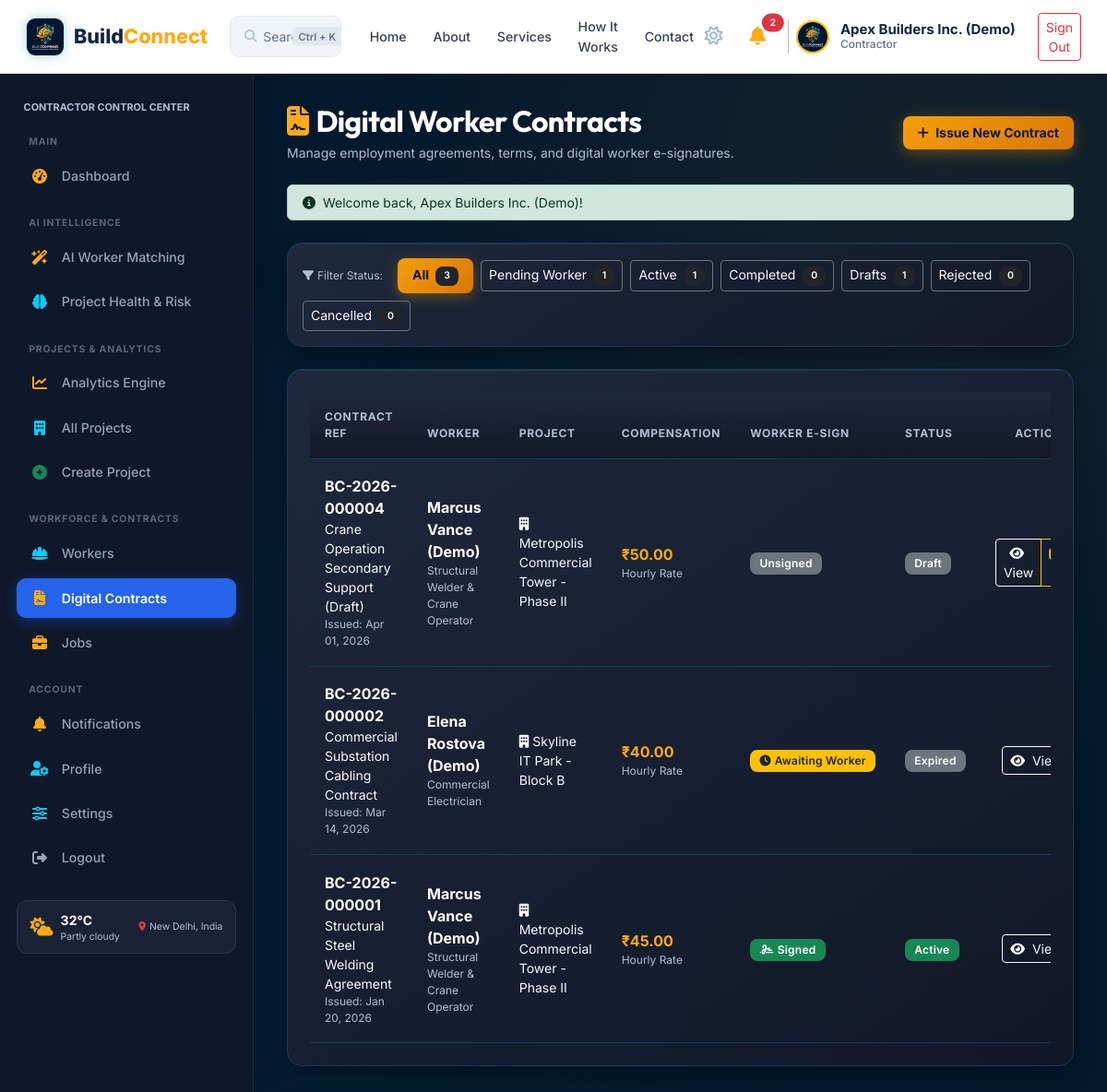
/contractor/contracts.php (signed in), run on the app's committed database.
### tables this page shows
CREATE TABLE IF NOT EXISTS users (
    id INT AUTO_INCREMENT PRIMARY KEY,
    name VARCHAR(100) NOT NULL,
    email VARCHAR(150) UNIQUE NOT NULL,
    password VARCHAR(255) NOT NULL,
    role ENUM('admin', 'contractor', 'worker', 'client') NOT NULL,
    phone VARCHAR(30) DEFAULT NULL,
    avatar VARCHAR(255) DEFAULT 'default_avatar.png',
    status ENUM('active', 'inactive', 'suspended') DEFAULT 'active',
    created_at TIMESTAMP DEFAULT CURRENT_TIMESTAMP,
    updated_at TIMESTAMP DEFAULT CURRENT_TIMESTAMP ON UPDATE CURRENT_TIMESTAMP,
    INDEX idx_user_email (email),
    INDEX idx_user_role (role),
    INDEX idx_user_created (created_at)
);

CREATE TABLE IF NOT EXISTS contracts (
    id INT AUTO_INCREMENT PRIMARY KEY,
    project_id INT NOT NULL,
    job_id INT DEFAULT NULL,
    job_application_id INT DEFAULT NULL,
    contractor_id INT NOT NULL,
    worker_id INT NOT NULL,
    contract_number VARCHAR(50) UNIQUE DEFAULT NULL,
    title VARCHAR(150) NOT NULL,
    description TEXT DEFAULT NULL,
    terms TEXT NOT NULL,
    payment_type ENUM('hourly', 'daily', 'fixed') DEFAULT 'hourly',
    payment_amount DECIMAL(10,2) NOT NULL DEFAULT 0.00,
    pay_amount DECIMAL(10,2) NOT NULL DEFAULT 0.00,
    working_hours VARCHAR(100) DEFAULT '8 hours/day, Mon-Fri',
    start_date DATE DEFAULT NULL,
    end_date DATE DEFAULT NULL,
    contractor_signature TEXT DEFAULT NULL,
    worker_signature TEXT DEFAULT NULL,
    contractor_signed_at DATETIME DEFAULT NULL,
    worker_signed_at DATETIME DEFAULT NULL,
    rejection_reason TEXT DEFAULT NULL,
    status ENUM('draft', 'pending', 'active', 'completed', 'cancelled', 'rejected', 'expired') DEFAULT 'draft',
    created_at TIMESTAMP DEFAULT CURRENT_TIMESTAMP,
    updated_at TIMESTAMP DEFAULT CURRENT_TIMESTAMP ON UPDATE CURRENT_TIMESTAMP,
    signed_at DATETIME DEFAULT NULL,
    FOREIGN KEY (project_id) REFERENCES projects(id) ON DELETE CASCADE,
    FOREIGN KEY (contractor_id) REFERENCES users(id) ON DELETE CASCADE,
    FOREIGN KEY (worker_id) REFERENCES users(id) ON DELETE CASCADE,
    FOREIGN KEY (job_id) REFERENCES jobs(id) ON DELETE SET NULL,
    INDEX idx_contract_status (status),
    INDEX idx_contract_created (created_at)
);

CREATE TABLE IF NOT EXISTS workers (
    id INT AUTO_INCREMENT PRIMARY KEY,
    user_id INT UNIQUE NOT NULL,
    trade_title VARCHAR(100) DEFAULT 'General Construction Specialist',
    experience_years INT DEFAULT 0,
    hourly_rate DECIMAL(10,2) DEFAULT 35.00,
    daily_rate DECIMAL(10,2) DEFAULT 280.00,
    bio TEXT,
    city VARCHAR(100) DEFAULT 'San Francisco',
    state VARCHAR(100) DEFAULT NULL,
    address TEXT DEFAULT NULL,
    availability_status ENUM('available', 'partially_available', 'not_available') DEFAULT 'available',
    preferred_work_type VARCHAR(100) DEFAULT 'Full-Time',
    preferred_location VARCHAR(150) DEFAULT NULL,
    available_from_date DATE DEFAULT NULL,
    verification_status ENUM('pending', 'approved', 'rejected') DEFAULT 'pending',
    verified_at DATETIME DEFAULT NULL,
    verified_by_user_id INT DEFAULT NULL,
    rating_avg DECIMAL(3,2) DEFAULT 5.00,
    reviews_count INT DEFAULT 0,
    created_at TIMESTAMP DEFAULT CURRENT_TIMESTAMP,
    updated_at TIMESTAMP DEFAULT CURRENT_TIMESTAMP ON UPDATE CURRENT_TIMESTAMP,
    FOREIGN KEY (user_id) REFERENCES users(id) ON DELETE CASCADE,
    FOREIGN KEY (verified_by_user_id) REFERENCES users(id) ON DELETE SET NULL,
    INDEX idx_worker_verification (verification_status)
);

CREATE TABLE IF NOT EXISTS projects (
    id INT AUTO_INCREMENT PRIMARY KEY,
    contractor_id INT NOT NULL,
    client_id INT DEFAULT NULL,
    title VARCHAR(150) NOT NULL,
    description TEXT,
    location VARCHAR(200) NOT NULL,
    address VARCHAR(255) DEFAULT NULL,
    city VARCHAR(100) DEFAULT 'Ahmedabad',
    state VARCHAR(100) DEFAULT 'Gujarat',
    postal_code VARCHAR(20) DEFAULT '380054',
    location_lat DECIMAL(10,7) DEFAULT 23.0225,
    location_lng DECIMAL(10,7) DEFAULT 72.5714,
    budget DECIMAL(12,2) NOT NULL,
    start_date DATE DEFAULT NULL,
    end_date DATE DEFAULT NULL,
    status ENUM('pending', 'planning', 'active', 'in_progress', 'on_hold', 'completed', 'cancelled') DEFAULT 'in_progress',
    progress_percent INT DEFAULT 0,
    qr_code_token VARCHAR(64) UNIQUE,
    created_at TIMESTAMP DEFAULT CURRENT_TIMESTAMP,
    updated_at TIMESTAMP DEFAULT CURRENT_TIMESTAMP ON UPDATE CURRENT_TIMESTAMP,
    FOREIGN KEY (contractor_id) REFERENCES users(id) ON DELETE CASCADE,
    FOREIGN KEY (client_id) REFERENCES users(id) ON DELETE SET NULL,
    INDEX idx_project_status (status),
    INDEX idx_project_city (city),
    INDEX idx_project_state (state),
    INDEX idx_project_coords (location_lat, location_lng),
    INDEX idx_project_created (created_at)
);

### contractor/contracts.php (the view, shortened to what the rows shown need)
<?php
require_once __DIR__ . '/../includes/auth.php';
require_once __DIR__ . '/../includes/header.php';
require_once __DIR__ . '/../includes/navbar.php';
$user = get_logged_user();
$db = getDB();
$where_clause = "WHERE c.contractor_id = ?";
$params = [$user['id']];
$stmt = $db->prepare("
    SELECT c.*, p.title as project_title, u.name as worker_name, u.email as worker_email, w.trade_title
    FROM contracts c
    JOIN projects p ON c.project_id = p.id
    JOIN users u ON c.worker_id = u.id
    LEFT JOIN workers w ON u.id = w.user_id
    {$where_clause}
    ORDER BY c.id DESC
");
$stmt->execute($params);
$contracts = $stmt->fetchAll();
?>
<div class="bc-layout">
    <?php require_once __DIR__ . '/../includes/sidebar.php'; ?>
    <main class="bc-main-content">
        <div class="d-flex justify-content-between align-items-center mb-4">
            <div>
                <h1 class="h2 fw-bold text-white mb-1"><i class="fa-solid fa-file-contract text-warning me-2"></i>Digital Worker Contracts</h1>
            </div>
        </div>
        <div class="bc-card p-4">
            <?php if (empty($contracts)): ?>
                <div class="text-center text-muted py-5">
                    <i class="fa-solid fa-file-signature fs-1 opacity-25 mb-3"></i>
                    <p class="mb-2">No digital contracts found matching current criteria.</p>
                    <a href="<?= BASE_URL ?>/contractor/create-contract.php" class="btn btn-outline-warning btn-sm mt-2">
                        Create New Contract
                    </a>
                </div>
            <?php else: ?>
                <div class="table-responsive">
                    <table class="table table-custom align-middle mb-0">
                        <thead>
                            <tr>
                                <th>Contract Ref</th>
                                <th>Worker</th>
                                <th>Project</th>
                                <th>Compensation</th>
                                <th>Worker E-Sign</th>
                                <th>Status</th>
                                <th class="text-end">Actions</th>
                            </tr>
                        </thead>
                        <tbody>
                            <?php foreach ($contracts as $ct):
                                $expired = is_contract_expired($ct);
                                $status_display = $expired ? 'expired' : $ct['status'];
                            ?>
                                <tr>
                                    <td>
                                        <div class="fw-bold text-white"><?= sanitize($ct['contract_number'] ?: ('#CT-' . $ct['id'])) ?></div>
                                        <div class="text-light small"><?= sanitize($ct['title']) ?></div>
                                        <div class="text-muted extra-small">Issued: <?= format_date($ct['created_at']) ?></div>
                                    </td>
                                    <td>
                                        <div class="fw-bold text-white"><?= sanitize($ct['worker_name']) ?></div>
                                        <div class="text-muted extra-small"><?= sanitize($ct['trade_title'] ?? 'Worker') ?></div>
                                    </td>
                                    <td class="small text-muted">
                                        <i class="fa-solid fa-building me-1"></i><?= sanitize($ct['project_title']) ?>
                                    </td>
                                    <td>
                                        <div class="fw-bold text-warning"><?= format_currency($ct['payment_amount'] ?: $ct['pay_amount']) ?></div>
                                        <div class="text-muted extra-small text-capitalize"><?= sanitize($ct['payment_type']) ?> rate</div>
                                    </td>
                                    <td>
                                        <?php if (!empty($ct['worker_signature'])): ?>
                                            <span class="badge bg-success" title="Signed: <?= format_datetime($ct['worker_signed_at']) ?>">
                                                <i class="fa-solid fa-signature me-1"></i>Signed
                                            </span>
                                        <?php elseif ($ct['status'] === 'pending'): ?>
                                            <span class="badge bg-warning text-dark"><i class="fa-solid fa-clock me-1"></i>Awaiting Worker</span>
                                        <?php else: ?>
                                            <span class="badge bg-secondary">Unsigned</span>
                                        <?php endif; ?>
                                    </td>
                                    <td>
                                        <span class="badge <?= get_status_badge_class($status_display) ?> text-capitalize">
                                            <?= sanitize($status_display) ?>
                                        </span>
                                    </td>
                                    <td class="text-end">
                                        <div class="btn-group btn-group-sm">
                                            <a href="<?= BASE_URL ?>/contractor/contract-details.php?id=<?= $ct['id'] ?>" class="btn btn-outline-light" title="View Digital Contract">
                                                <i class="fa-solid fa-eye me-1"></i> View
                                            </a>
                                            <?php if ($ct['status'] === 'draft'): ?>
                                                <a href="<?= BASE_URL ?>/contractor/edit-contract.php?id=<?= $ct['id'] ?>" class="btn btn-outline-warning" title="Edit Draft">
                                                </a>
                                            <?php endif; ?>
                                        </div>
                                    </td>
                                </tr>
                            <?php endforeach; ?>
                        </tbody>
                    </table>
                </div>
            <?php endif; ?>
        </div>
    </main>
</div>
<?php require_once __DIR__ . '/../includes/footer.php'; ?>

### includes/navbar.php (shortened to what the rows shown need)
<?php
$user = get_logged_user();
?>
<nav class="bc-navbar bc-navbar-modern d-flex align-items-center justify-content-between">
    <div class="d-flex align-items-center gap-3">
        <?php if ($user):
            $unread_count = get_unread_notification_count($user['id']);
            $user_role_label = ucfirst($user['role']);
            if ($user['role'] === 'admin') $user_role_label = 'Executive Admin';
            elseif ($user['role'] === 'client') $user_role_label = 'Client';
            elseif ($user['role'] === 'worker') $user_role_label = 'Worker';
            elseif ($user['role'] === 'contractor') $user_role_label = 'Contractor';
            $user_avatar = (!empty($user['avatar']) && file_exists(__DIR__ . '/../assets/images/' . $user['avatar'])) ? $user['avatar'] : 'logo.png';
        ?>
            <button class="btn btn-sm btn-link text-slate-400 p-1 text-decoration-none d-none d-sm-inline-block" type="button" title="Toggle Light/Dark Theme">
                <i class="fa-regular fa-sun fs-5" style="color: #9FB6CF;"></i>
            </button>
            <div class="dropdown">
                <button class="btn btn-outline-secondary btn-sm position-relative text-light border-0" type="button" id="notifDropdown" data-bs-toggle="dropdown" aria-expanded="false">
                    <i class="fa-solid fa-bell text-warning fs-5" style="color: #FFAA16 !important;"></i>
                    <?php if ($unread_count > 0): ?>
                        <span class="position-absolute top-0 start-100 translate-middle badge rounded-pill bg-danger" style="font-size: 0.65rem;">
                            <?= $unread_count ?>
                        </span>
                    <?php endif; ?>
                </button>
            </div>
            <div class="d-flex align-items-center gap-2 ps-2 border-start border-secondary border-opacity-50">
                <img src="<?= BASE_URL ?>/assets/images/<?= sanitize($user_avatar) ?>" alt="Avatar" class="rounded-circle border border-2 border-warning" style="width: 36px; height: 36px; object-fit: cover;">
                <div class="profile-info text-start d-flex flex-column justify-content-center ms-1 me-1" style="line-height: 1.2; min-width: 130px; flex-shrink: 0; display: flex !important; visibility: visible !important; opacity: 1 !important;">
                    <div class="fw-bold profile-name bc-user-name" style="color: #0F2740 !important; font-weight: 700 !important; font-size: 15px !important; opacity: 1 !important; visibility: visible !important; display: block !important; white-space: nowrap;"><?= sanitize($user['name'] ?? 'User') ?></div>
                    <div class="extra-small profile-role bc-user-role" style="color: #64748B !important; font-size: 12px !important; font-weight: 500 !important; opacity: 1 !important; visibility: visible !important; display: block !important; white-space: nowrap;"><?= sanitize($user_role_label) ?></div>
                </div>
            </div>
            <a href="<?= BASE_URL ?>/logout.php" class="btn btn-outline-danger btn-sm ms-1">Sign Out</a>
        <?php endif; ?>
    </div>
</nav>

### includes/sidebar.php (shortened to what the rows shown need)
<?php
$user = get_logged_user();
$is_worker = ($user && isset($user['role']) && $user['role'] === ROLE_WORKER);
$is_admin  = ($user && isset($user['role']) && $user['role'] === ROLE_ADMIN);
$is_client = ($user && isset($user['role']) && $user['role'] === ROLE_CLIENT);
$is_contractor = ($user && isset($user['role']) && $user['role'] === ROLE_CONTRACTOR);
$sidebar_class = 'bc-sidebar';
$sidebar_id = '';
if ($is_worker) {
    $sidebar_class .= ' bc-sidebar-worker';
    $sidebar_id = 'id="bc-worker-sidebar"';
} elseif ($is_admin) {
    $sidebar_class .= ' bc-sidebar-admin';
    $sidebar_id = 'id="bc-admin-sidebar"';
} elseif ($is_client) {
    $sidebar_class .= ' bc-sidebar-client';
    $sidebar_id = 'id="bc-client-sidebar"';
} elseif ($is_contractor) {
    $sidebar_class .= ' bc-sidebar-contractor';
    $sidebar_id = 'id="bc-contractor-sidebar"';
}
?>
<aside class="<?= $sidebar_class ?>" <?= $sidebar_id ?>>
    <div class="px-2 mb-3">
        <div class="text-uppercase text-muted extra-small fw-bold tracking-wider" style="font-size: 0.68rem; color: var(--bc-text-secondary) !important;">
            <?= $user ? sanitize(strtoupper($user['role'])) . ' CONTROL CENTER' : 'NAVIGATION' ?>
        </div>
    </div>
</aside>

### data on the page
users: id "2", name "Apex Builders Inc. (Demo)", role "Contractor", role "CONTRACTOR"
contracts: contract_number "BC-2026-000004", title "Crane Operation Secondary Support (Draft)", created_at "Apr 01, 2026", worker.name "Marcus Vance (Demo)", workers.trade_title "Structural Welder & Crane Operator", project.title "Metropolis Commercial Tower - Phase II", payment_amount "₹50.00", payment_type "Hourly", shows "Unsigned", status "Draft"
contracts: contract_number "BC-2026-000002", title "Commercial Substation Cabling Contract", created_at "Mar 14, 2026", worker.name "Elena Rostova (Demo)", workers.trade_title "Commercial Electrician", project.title "Skyline IT Park - Block B", payment_amount "₹40.00", payment_type "Hourly", status "pending" (drawn), end_date "Expired"
contracts: contract_number "BC-2026-000001", title "Structural Steel Welding Agreement", created_at "Jan 20, 2026", worker.name "Marcus Vance (Demo)", workers.trade_title "Structural Welder & Crane Operator", project.title "Metropolis Commercial Tower - Phase II", payment_amount "₹45.00", payment_type "Hourly", status "Active"

### other printed values
$flash['message'] "Welcome back, Apex Builders Inc. (Demo)!"
$total_contracts "3"
$raw_counts['pending'] "1"
$raw_counts['active'] "1"
$raw_counts['completed'] "0"
$raw_counts['draft'] "1"
$raw_counts['rejected'] "0"
$raw_counts['cancelled'] "0"
